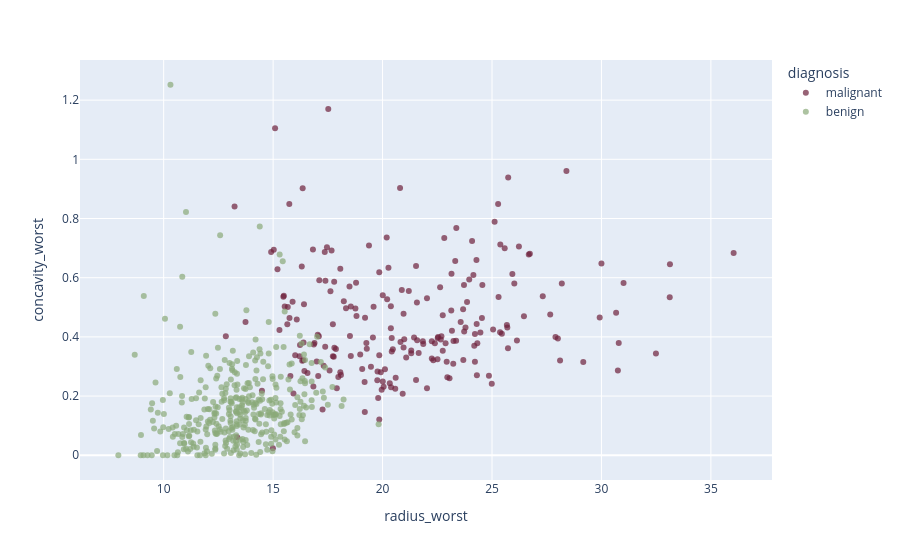

Notebook code cell kept with this figure:
### Markdown cell above
**What to look for —** malignant tumors are both larger on average *and* more variable. The spread itself carries signal — another argument for scaling the features instead of clipping their extremes.

### Code cell
fig = px.scatter(
    df,
    x="radius_worst",
    y="concavity_worst",
    color="diagnosis",
    opacity=0.7,
    color_discrete_sequence=["#6D213C", "#8AAA79"],
)
fig.show()

### Figure 1 — Plotly figure (JSON) as saved in the notebook; plotly's stock layout.template omitted (floating-point values rounded to 4 significant figures; data arrays with more than 128 entries replaced by an {"elided": "..."} marker saying what was removed)
{"data": [{"hovertemplate": "diagnosis=malignant<br>radius_worst=%{x}<br>concavity_worst=%{y}<extra></extra>", "legendgroup": "malignant", "marker": {"color": "#6D213C", "opacity": 0.7, "symbol": "circle"}, "mode": "markers", "name": "malignant", "orientation": "v", "showlegend": true, "type": "scatter", "x": {"elided": "212 float values"}, "xaxis": "x", "y": {"elided": "212 float values"}, "yaxis": "y"}, {"hovertemplate": "diagnosis=benign<br>radius_worst=%{x}<br>concavity_worst=%{y}<extra></extra>", "legendgroup": "benign", "marker": {"color": "#8AAA79", "opacity": 0.7, "symbol": "circle"}, "mode": "markers", "name": "benign", "orientation": "v", "showlegend": true, "type": "scatter", "x": {"elided": "357 float values"}, "xaxis": "x", "y": {"elided": "357 float values"}, "yaxis": "y"}], "layout": {"legend": {"title": {"text": "diagnosis"}, "tracegroupgap": 0}, "margin": {"t": 60}, "xaxis": {"anchor": "y", "domain": [0, 1], "title": {"text": "radius_worst"}}, "yaxis": {"anchor": "x", "domain": [0, 1], "title": {"text": "concavity_worst"}}}}
